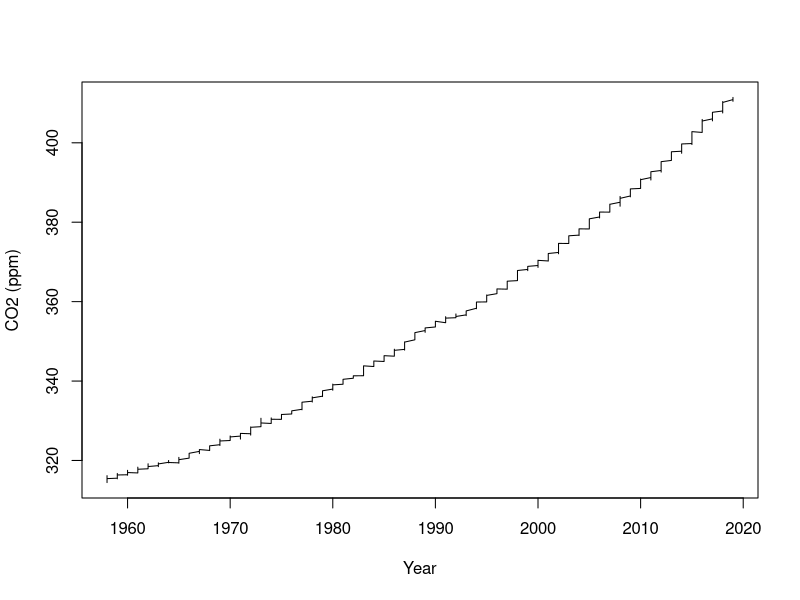

Generate this figure with R:
## ---- chunk 1
co2_dat <- read.csv("monthly_in_situ_co2_mlo.csv", skip=56, header=TRUE) # loads the data from CSV file
# assigns new names for columns 
colnames(co2_dat) <- c("year","mn","date_excel","date",
                       "seasonal_co2","seasonal_adj_co2",
                       "seasonal_fit_co2","seasonal_fit_adj_co2",
                       "seasonal_filled_co2","seasonal_filled_adj_co2") 

# Clean out data points that are negative 
co2_dat <- co2_dat[sign(co2_dat$seasonal_co2) != -1,]
## ---- chunk 2
plot(x = co2_dat$year, y = co2_dat$seasonal_adj_co2, 
     type = "l", xlab = "Year", ylab = "CO2 (ppm)")
